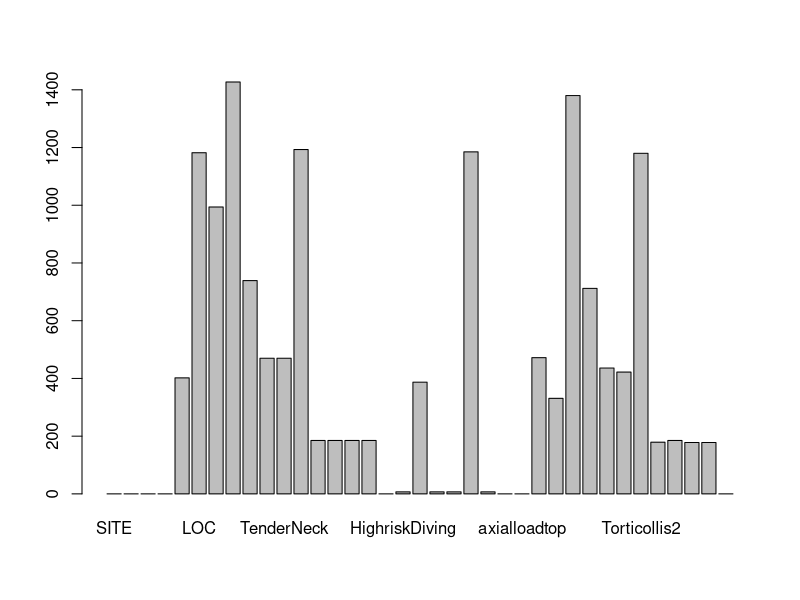
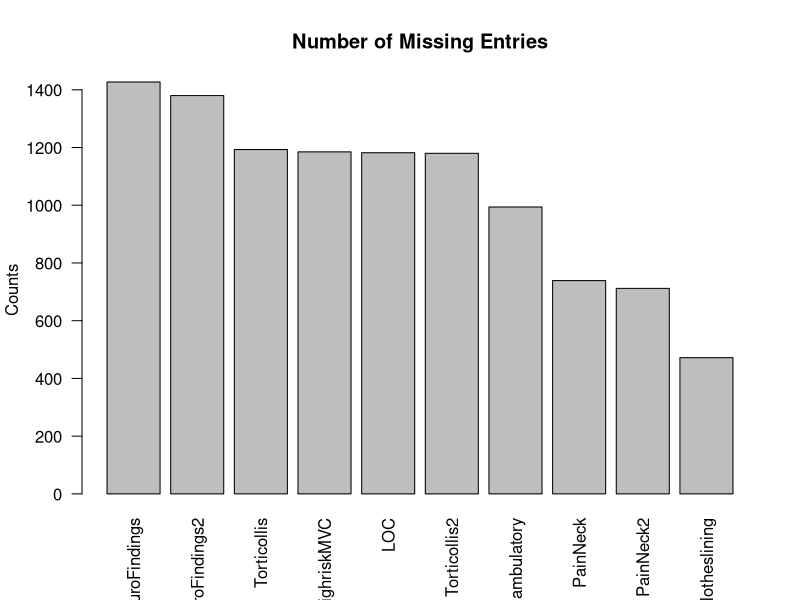
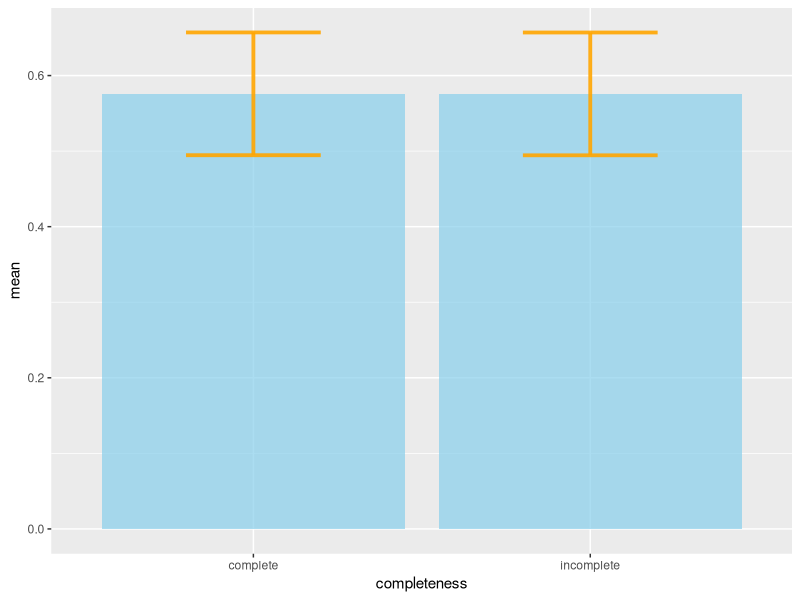
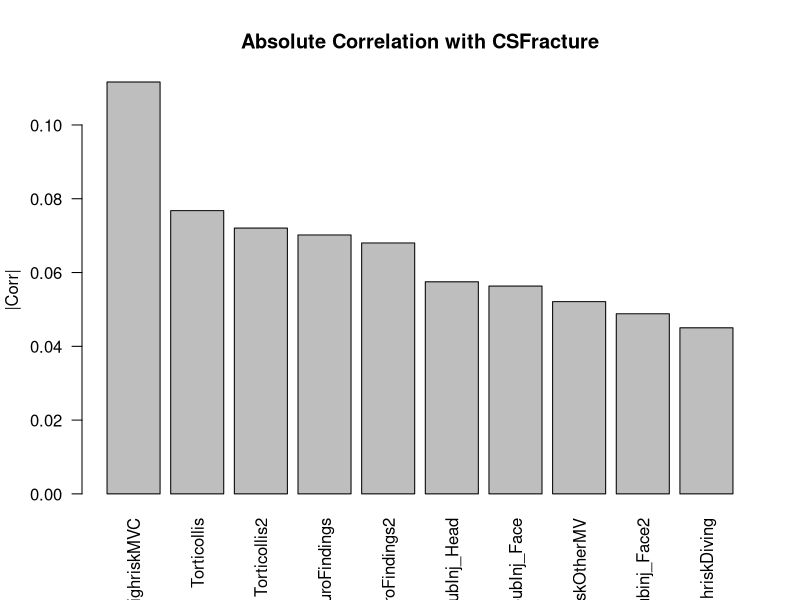

Reproduce these figures in R, in order.
## ---- chunk 1

library(knitr)
library(mice)
library(caret)
library(ggfortify)
library(dplyr)
library(tibble)
library(ggplot2)
library(ggpubr)
library(GGally)
library(tidyverse)
library(readr)
library("rstudioapi")

# set default knitr chunks
knitr::opts_chunk$set(
  echo = FALSE,  # don't print the code chunk
  warning = FALSE,  # don't print warnings
  message = FALSE,  # don't print messages
  fig.width = 6,  # set default width of figures
  fig.height = 4,  # set default height of figures
  fig.align = "center",  # always align figure in center
  fig.pos = "H",  # always plot figure at the exact location of the code chunk
  fig.keep = 'all', # keep all printed figures
  cache = FALSE)  # don't cache results

## ---- chunk 2
data = read.csv("CSpine/CSV datasets/data.csv", header = TRUE)
data = subset(data, select=-c(1))
data = mutate(data, CSFractures = as.integer(CSFractures=="Y"))
data = mutate(data, TotalGCS = as.integer(TotalGCS))
data = subset(data, select=-c(TotalGCS))

# split data into validation and test/train sets
data_validation = filter(data, SITE %in% c(7,15,16))
data_eda = filter(data, !SITE %in% c(7,15,16))


## ---- chunk 3
# get number of NA (missing values) for each variable
na_count = colSums(is.na(data_eda))
variables = colnames(data_eda)

# plot number of NA values for each variable
fig1 = barplot(na_count)

# plot same as above but sorted
na_count_sort = sort(na_count, decreasing = T)
fig2 = barplot(na_count_sort[1:10], main = "Number of Missing Entries", 
               ylab = 'Counts', las = 2)



## ---- chunk 4
data_eda_complete = data_eda[complete.cases(data_eda),]
data_eda_incomplete = data_eda[-complete.cases(data_eda),]

complete_mean = mean(data_eda_complete$CSFractures)
complete_sd = sd(data_eda_complete$CSFractures)/sqrt(length(data_eda_complete))

incomplete_mean = mean(data_eda_incomplete$CSFractures)
incomplete_sd = sd(data_eda_incomplete$CSFractures)/sqrt(length(data_eda_incomplete))
data_fracture_rate <- data.frame(
  completeness=c("complete", "incomplete"),
  mean = c(complete_mean, incomplete_mean),
  sd=c(complete_sd, incomplete_sd)
)
ggplot(data_fracture_rate) +
    geom_bar( aes(x=completeness, y=mean), stat="identity", fill="skyblue", alpha=0.7) +
    geom_errorbar( aes(x=completeness, ymin=mean-sd, ymax=mean+sd), width=0.4, colour="orange", alpha=0.9, size=1.3)
## ---- chunk 5
data_eda_complete = data_eda[complete.cases(data_eda),]


data_cor_var = subset(data_eda_complete, select=-c(SITE, CaseID, ControlType, StudySubjectID, CSFractures))
data_cor_res = subset(data_eda_complete, select=c(CSFractures))

data_cor <- cor(data_cor_var, data_cor_res)
data_cor = abs(data_cor)
data_cor = data_cor[order(data_cor[,1], decreasing = T),]
fig3 = barplot(data_cor[1:10], main = "Absolute Correlation with CSFracture", 
               ylab = '|Corr|', las = 2)
